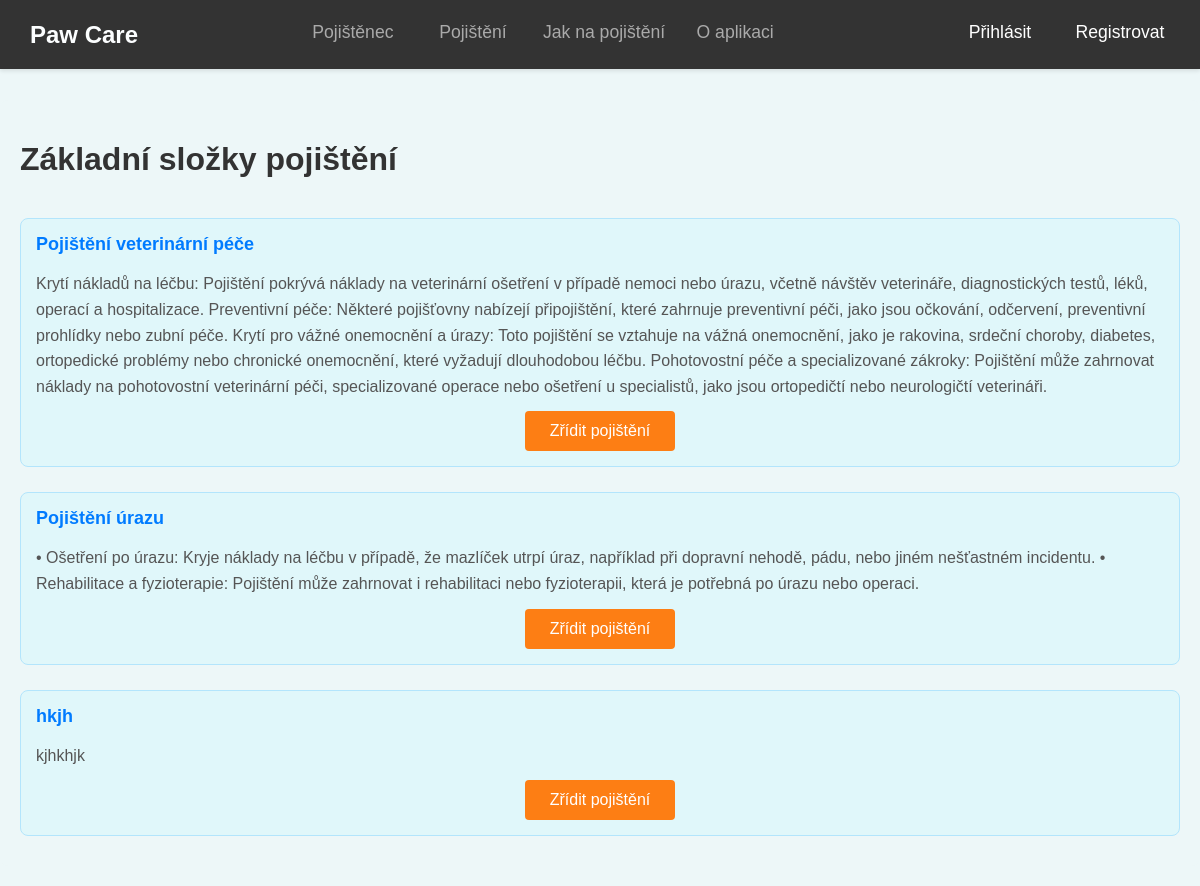
Page /pojisteni/pojisteni/1/kryti/ on the earlier database version.
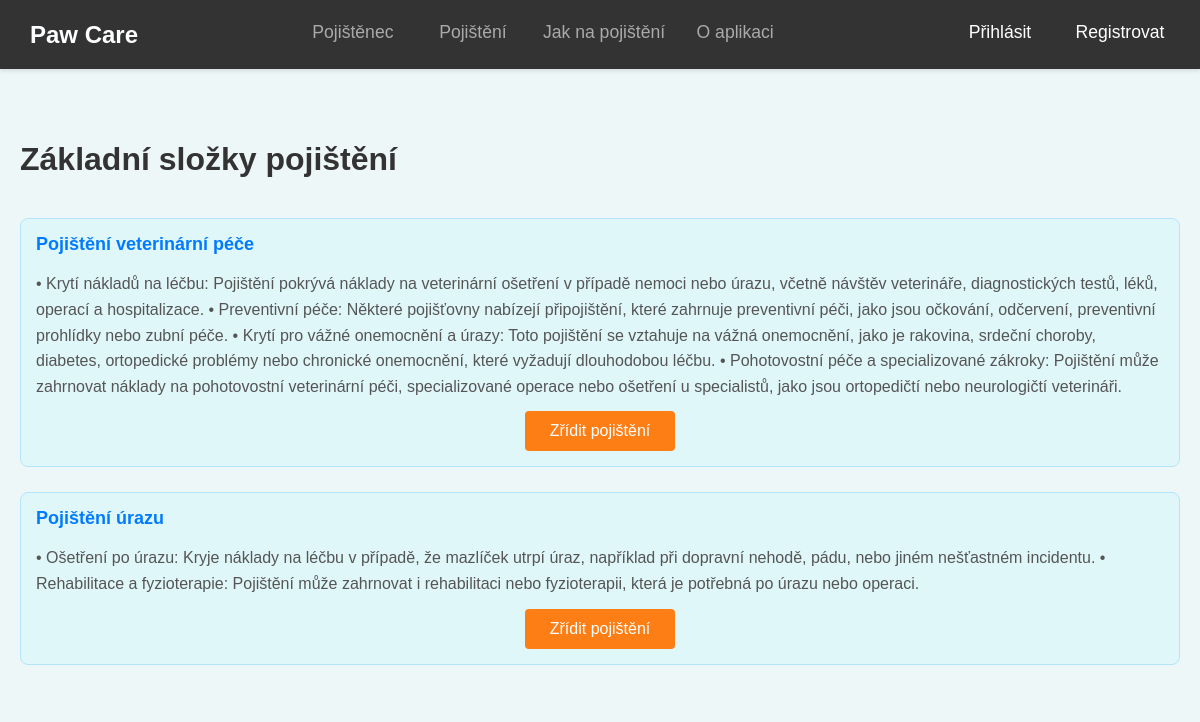
Same page on the later database version.
### insurance/models.py (models this page shows, shortened)
class InsuranceCoverage(models.Model):
    insurance_type = models.ForeignKey(InsuranceType, related_name='coverages', on_delete=models.CASCADE, verbose_name="Typ pojištění")
    name = models.CharField("Název pojistného krytí", max_length=100)
    description = models.TextField("Popis pojistného krytí", blank=True)
    premium = models.FloatField("Pojistné", default=0.0)
    class Meta:
        verbose_name = "Pojistné krytí"
        verbose_name_plural = "Pojistná krytí"

### insurance/views.py (the view)
# urls.py: path('pojisteni/<int:id>/kryti/', views.insurance_coverage_list, name='insurance_coverage_list'),  # Zobrazení seznamu pojistných krytí
def insurance_coverage_list(request, id):
    insurance_type = get_object_or_404(InsuranceType, id=id)
    coverage_id = request.GET.get('coverage_id')
    if coverage_id:
        coverages = InsuranceCoverage.objects.filter(insurance_type=insurance_type, id=coverage_id)
    else:
        coverages = InsuranceCoverage.objects.filter(insurance_type=insurance_type)
    return render(request, 'insurance/insurance_coverage_list.html', {
        'insurance_type': insurance_type,
        'coverages': coverages,
    })

### insurance/templates/insurance/insurance_coverage_list.html (shortened to what this page needs)
{% extends 'insurance/base.html' %}
{% block content %}
<div class="container">
    <h1 class="page-title">{{ insurance_type.name }}</h1>
    <div class="insurance-coverage-list">
        {% for coverage in coverages %}
        <div class="coverage-item">
            <strong class="coverage-name">{{ coverage.name }}</strong>
            <p class="coverage-description">{{ coverage.description }}</p>
            <div class="coverage-actions">
                {% if user.is_staff %}
                    <a href="{% url 'add_policy_from_coverage' coverage.id %}" class="btn btn-primary btn-create-policy">Zřídit pojištění</a>
                {% else %}
                    <a href="{% url 'create_policy_for_user' coverage.id %}" class="btn btn-primary btn-create-policy">Zřídit pojištění</a>
                {% endif %}
            </div>
        </div>
        {% endfor %}
    </div>
</div>
{% endblock %}

Differences in the rows shown:
removed InsuranceCoverage: name "hkjh", description "kjhkhjk"
changed InsuranceCoverage "Pojištění veterinární péče": description "Krytí nákladů na léčbu: Pojištění pokrývá náklady na veterinární ošetření v případě nemoci nebo úrazu, včetně návštěv veterináře, diagnostických testů, léků, operací a hospitalizace. Preventivní péče: Některé pojišťovny nabízejí připojištění, které zahrnuje preventivní péči, jako jsou očkování, odčervení, preventivní prohlídky nebo zubní péče. Krytí pro vážné onemocnění a úrazy: Toto pojištění se vztahuje na vážná onemocnění, jako je rakovina, srdeční choroby, diabetes, ortopedické problémy nebo chronické onemocnění, které vyžadují dlouhodobou léčbu. Pohotovostní péče a specializované…" → "• Krytí nákladů na léčbu: Pojištění pokrývá náklady na veterinární ošetření v případě nemoci nebo úrazu, včetně návštěv veterináře, diagnostických testů, léků, operací a hospitalizace. • Preventivní péče: Některé pojišťovny nabízejí připojištění, které zahrnuje preventivní péči, jako jsou očkování, odčervení, preventivní prohlídky nebo zubní péče. • Krytí pro vážné onemocnění a úrazy: Toto pojištění se vztahuje na vážná onemocnění, jako je rakovina, srdeční choroby, diabetes, ortopedické problémy nebo chronické onemocnění, které vyžadují dlouhodobou léčbu. • Pohotovostní péče a specializované…"
